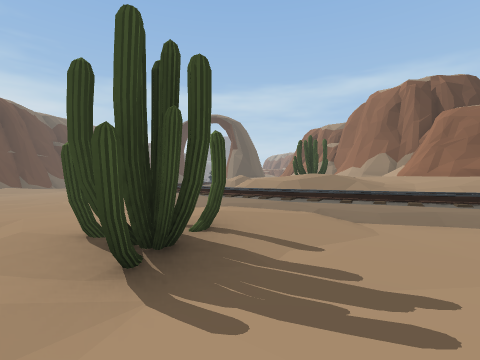
[1] (above)

20 first-person views from a walk through a Unity game level. The camera is 1.2 m above the floor, looks level and sees 85° across. Doors are open. The floor is counted in squares, 2 m on a side. Each view is taken from the middle of a square. On the plan, view 1 faces up. The plan holds only what a view shows up to about 9 squares ahead; the rest is blank. The place goes on beyond the plan.

[2]
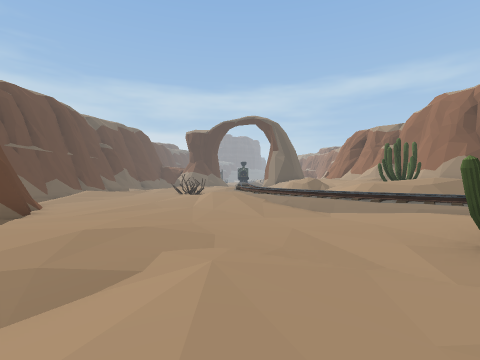

[3]
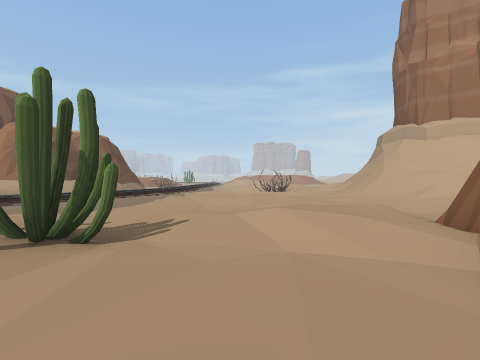

[4]
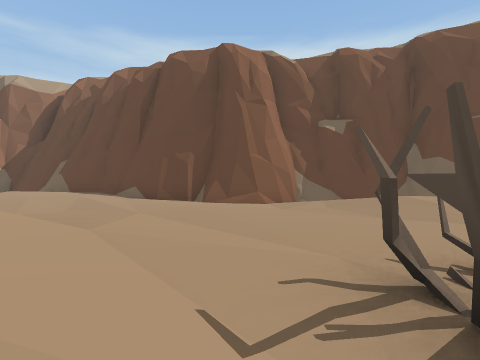

[5]
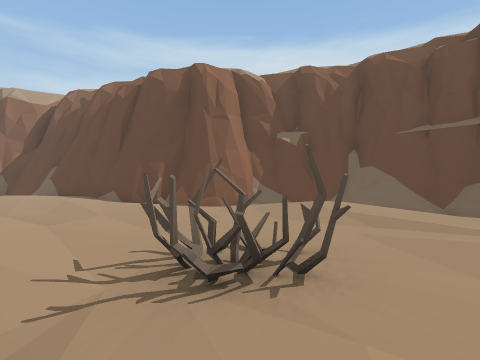

[6]
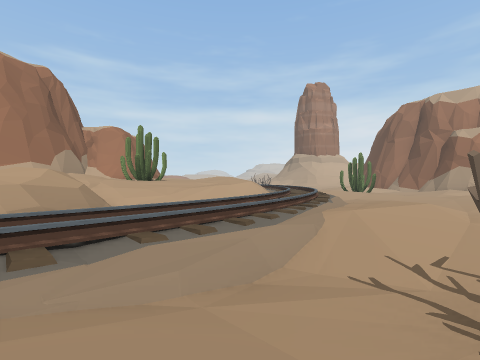

[7]
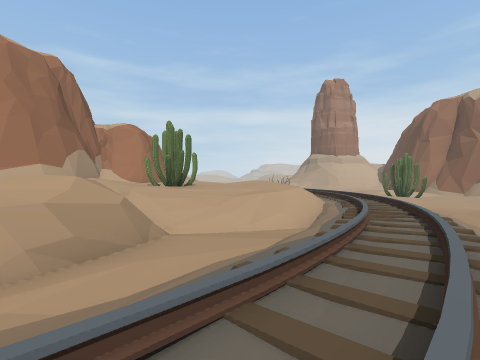

[8]
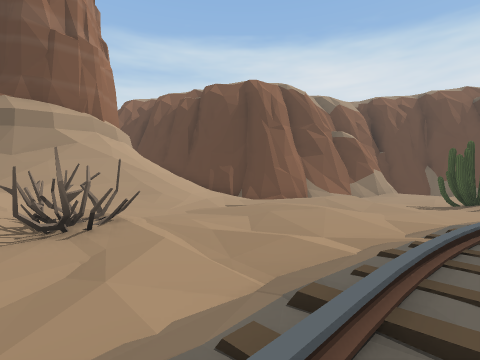

[9]
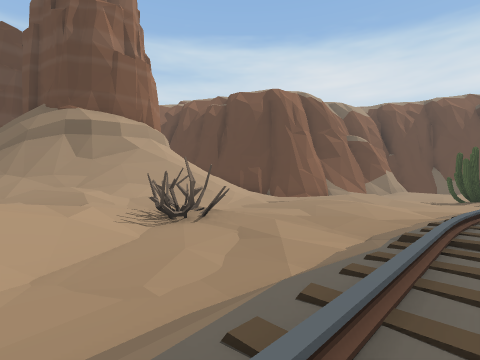

[10]
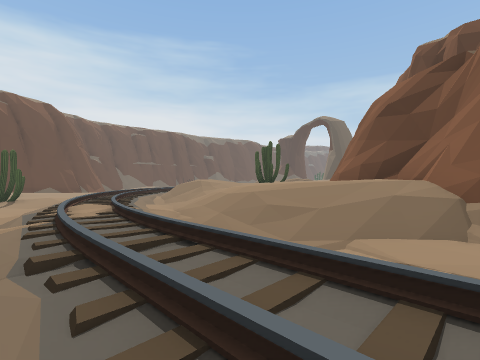

[11]
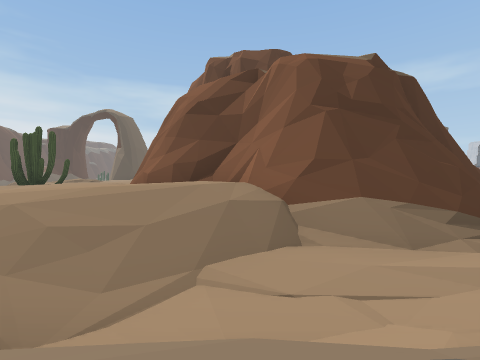

[12]
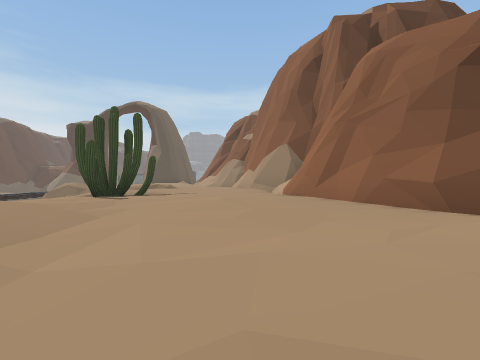

[13]
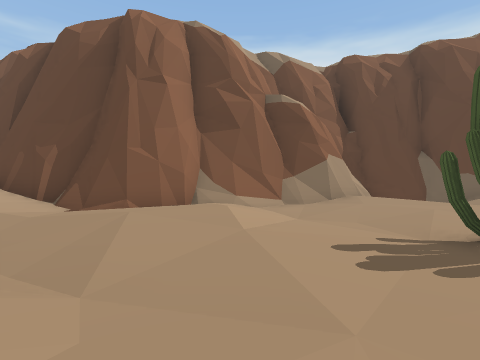

[14]
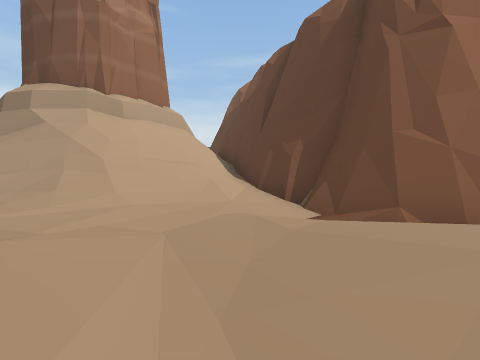

[15]
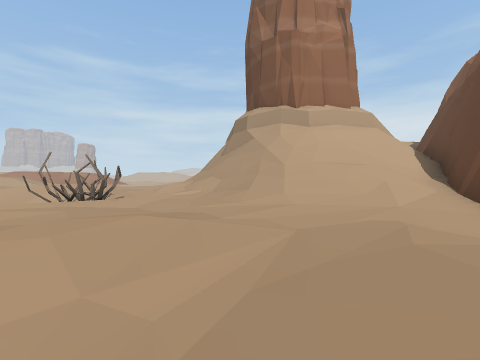

[16]
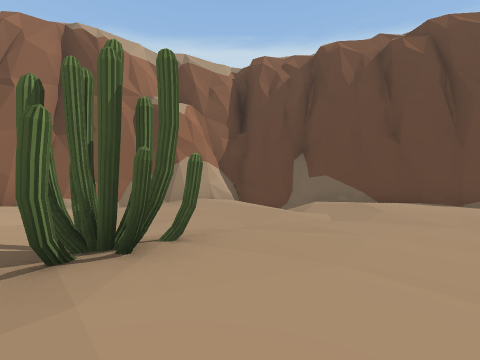

[17]
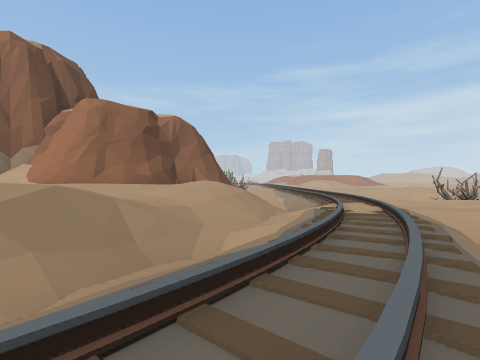

[18]
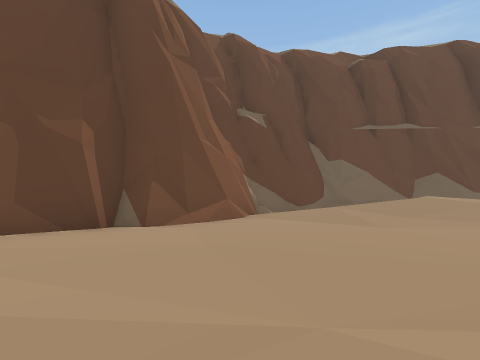

[19]
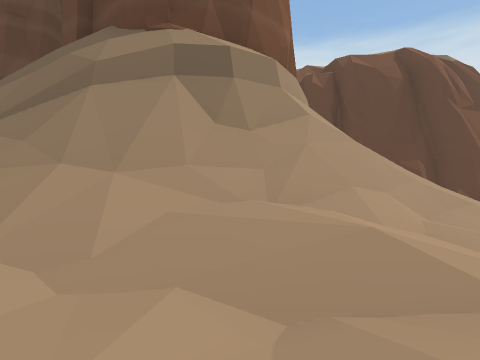

[20]
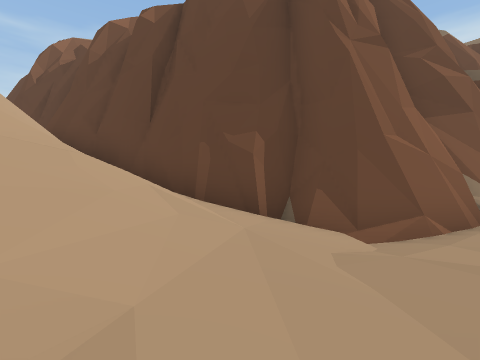

### Floor plan
Key: @ floor where view 1 was taken; # wall or solid block; . main floor; : floor 0.25 m higher than the main floor; - floor 0.25 m lower than the main floor; + floor 0.5 m higher than the main floor; _ floor 0.5 m lower than the main floor; * floor 0.75 m higher than the main floor; % floor 1 m higher than the main floor; & floor 1.25 m higher than the main floor; $ floor 1.5 m higher than the main floor; / step, stairs or slope; = window, fence, low wall or low ledge; ^ raised ledge; v drop or lower ground; C cactus; B bush; O other object.
Columns run from 16 left of view 1 to 12 right of it. Each row starts with its distance up from view 1.
 16  ^  ...:..:+//.v$     #
 15  #  ..:..B..//.=#%    #
 14 ^#_ /::..BB.//:.=/$$$$##
 13  #= /+:....:+//./*&$$$$##
 12  #/_ +.....++//_/*&OO$$/#
 11  ##_ ......++////*&O$$$##
 10   #=_---...++////&&&&$$##
  9   ####---..:+////$$$&&$$###
  8      #/-..-.:.+/+///&&$$$$##
  7      ##-......///+////&$$$/##
  6       ##......-/////.////////
  5        #........:///+:////...
  4        #.::....::://////////
  3        ##:+:...CC...///++++++
  2         ##:....C.....::+++++/
  1         ##/.:..-....:++:+:...
  0          ##::..-@:..++:.::...
 -1          ####...++:.:+.::O.//
 -2             ##/.+++..::.OO++%
 -3             ###/.:::.:::::+**
 -4               ####.:+//++++++
 -5                  #:///////%/+
 -6                  ##////#=#///
 -7                   #////##^##/
 -8                   ##//##   ^/
 -9                    #/^#    ^^
-10                    #/=
-11                    ##
-12                     #
-13                     #

Positions as (right, up) in squares from view 1, and headings:
1: (0, 0), facing up
2: (-4, 0), facing up
3: (-4, 0), facing right
4: (-5, 14), facing down-left
5: (-5, 16), facing down-left
6: (-6, 16), facing down-right
7: (-4, 16), facing down-right
8: (10, 3), facing down-left
9: (12, 3), facing down-left
10: (11, 2), facing up-left
11: (10, 3), facing up
12: (6, 6), facing up
13: (3, 2), facing down-left
14: (3, 0), facing down
15: (2, 0), facing down-right
16: (0, 5), facing down-left
17: (0, 6), facing right
18: (-6, 9), facing left
19: (12, -4), facing down-left
20: (5, -3), facing down-left
